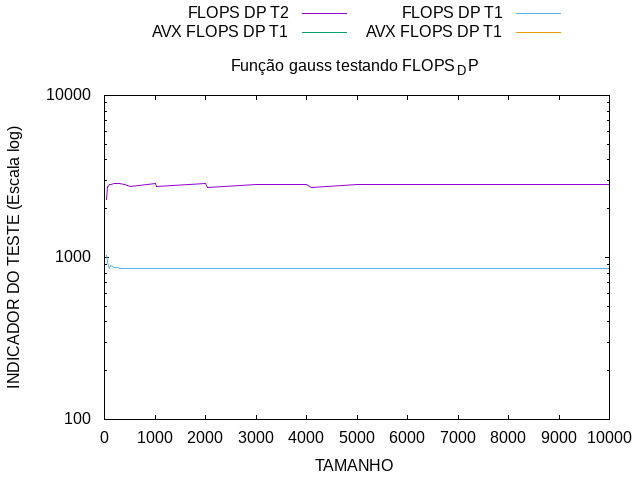
#> input picture Introdução à Computação Científica/Melhorias de Desempenho da resolução da EDP - T2/Teste/gauss/imagemFLOPS_DPgauss.jpeg, 640 x 480 px
$ python lab1.py --imagem '../../Introdução à Computação Científica/Melhorias de Desempenho da resolução da EDP - T2/Teste/gauss/imagemFLOPS_DPgauss.jpeg' --porcentagem 1.0 --tecnica media --quantizacao 2
#> lines starting #> are read from the running program, lines starting #| are printed output that depends on the picture
import cv2
import numpy as np
from statistics import mean, mode, median
import argparse, sys

'''Leitura dos Parâmetros
'''
parser = argparse.ArgumentParser()
parser.add_argument('-i', '--imagem', required=True)
parser.add_argument('-p', '--porcentagem', type=float, required=True)
parser.add_argument('-t', '--tecnica', required=True,
                    choices=['media', 'moda', 'mediana'])
parser.add_argument('-q', '--quantizacao', type=int, required=True,
                    choices=[2,4,8,16,32,64,128,256])
args = vars(parser.parse_args())

entrada_nivel = args['quantizacao']
arquivo = args['imagem']
porc = args['porcentagem']
if porc <= 0:
    print('Valor para porcentagem inválido')
    sys.exit(2)
funcoes_est = { 'media': mean, 'moda': mode, 'mediana': median }
tecnica = funcoes_est[args['tecnica']]

'''Quantização
'''
niveis_cinza = {}
acumulador = 0
intervalo = 256 / entrada_nivel

#256/2 resulta em 128, e isso me da 3 níveis de cinza (0, 128, 255).
#Logo decrementando 1, temos os 2 níveis de cinza como queremos
sum_acumulador = 255 / (entrada_nivel - 1)

#Cria um mapeamento das escalas de cinza de acordo com os parâmetros
for cinza in range (256):
    if cinza != 0 and cinza % intervalo == 0:
        acumulador += sum_acumulador
    niveis_cinza[cinza] = acumulador

'''Amostragem
'''
pixels = 1 / porc
imagem = cv2.imread(arquivo, 0)
#> imagem: shape (480, 640); min 0, max 255, mean 248.3
linha, coluna = imagem.shape[:2]
#> linha = 480; coluna = 640
newlinha = int(linha*porc)
#> newlinha = 480
newcoluna = int(coluna*porc)
#> newcoluna = 640
nova_imagem = np.ndarray(shape = (newlinha, newcoluna), dtype = np.dtype('uint8'))

for i in range (newlinha):
    for j in range (newcoluna):
        oldpixel = []
        for x in range (int(i*pixels), int((i+1)*pixels)):
            for y in range (int(j*pixels), int((j+1)*pixels)):
                oldpixel.append(int(imagem[x][y]))
        if len(oldpixel) == 0:
            oldpixel.append(imagem[int(i*pixels)][int(j*pixels)])

        try:
            t = tecnica(oldpixel)
        except:
            t = median(oldpixel)
        #Quantização
        nova_imagem[i][j] = niveis_cinza[int(t)]
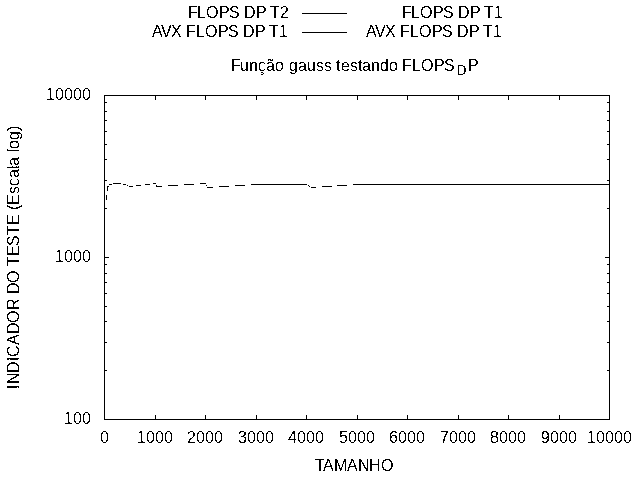
#> nova_imagem: shape (480, 640); 97.5% white; black in thin lines or dots

cv2.imwrite('saida.png', nova_imagem)
#cv2.imshow('teste', nova_imagem)
#cv2.waitKey()

$ run again, on Introdução à Computação Científica/Melhorias de Desempenho da resolução da EDP - T2/Teste/gauss/imagemTEMPOgauss.jpeg
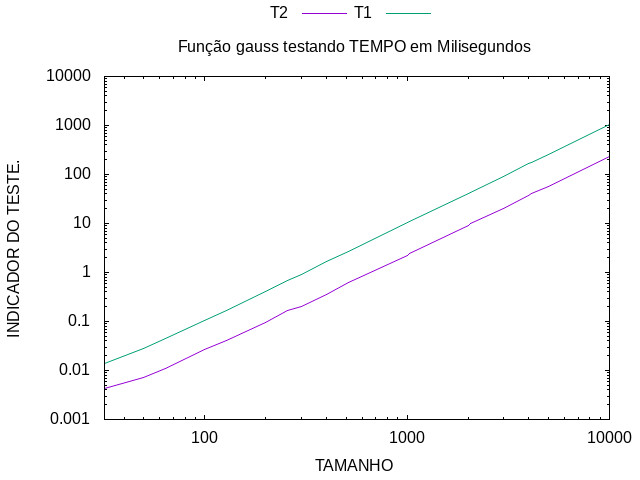
#> input picture Introdução à Computação Científica/Melhorias de Desempenho da resolução da EDP - T2/Teste/gauss/imagemTEMPOgauss.jpeg, 640 x 480 px
#> after the loop `for i in range (newlinha):`:
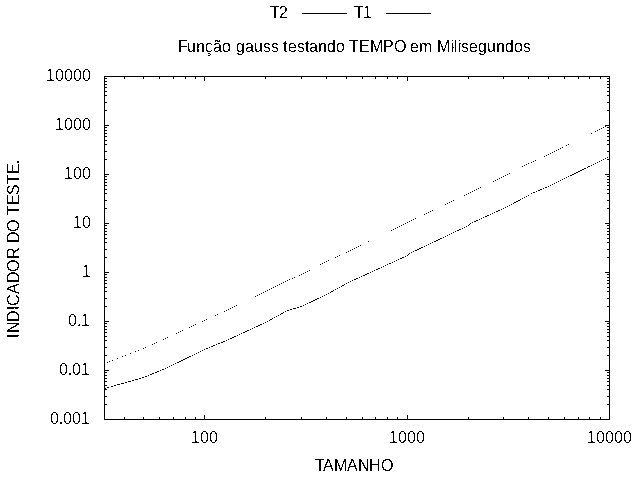
#> nova_imagem: shape (480, 640); 98.1% white; black in thin lines or dots
